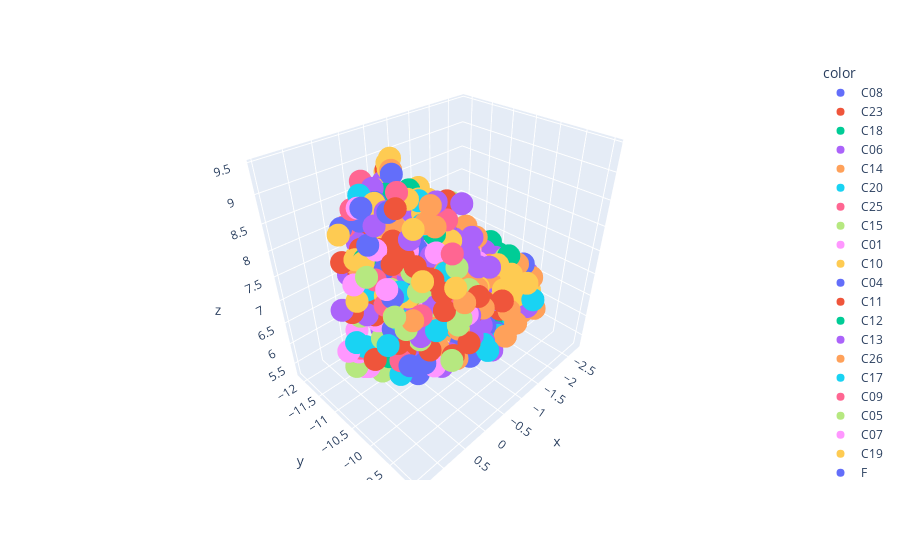

Notebook code for this chart:
### Code cell
fig = px.scatter_3d(x=coo[:, 0], y=coo[:, 1], z=coo[:, 2], color=data_all['category'], hover_name=data_all['side effect'])
fig.show()

### Figure 1 — Plotly figure (JSON) as saved in the notebook; plotly's stock layout.template omitted (floating-point values rounded to 4 significant figures; data arrays with more than 128 entries replaced by an {"elided": "..."} marker saying what was removed)
{"data": [{"hovertemplate": "<b>%{hovertext}</b><br><br>color=C08<br>x=%{x}<br>y=%{y}<br>z=%{z}<extra></extra>", "hovertext": ["atelectasis", "lung edema", "apnea", "acute respiratory distress syndrome", "pneumothorax", "respiratory failure", "pulmonary hypertension", "neumonia", "chronic obstructive airway disease", "aphonia", "pneumonia staphylococcal", "lobar pneumonia", "pleurisy", "hoarseness", "aspiration pneumonia", "asthma", "vocal cord paralysis", "epistaxis", "nasopharyngitis", "rhinitis", "embolism pulmonary", "pleural pain", "cough", "bronchitis", "bronchial spasm", "lung neoplasms", "laryngitis", "pleural effusion", "sinusitis", "sleep apnea", "allergic rhinitis", "dysphonia", "acute bronchitis", "respiratory alkalosis", "choking", "bacterial pneumonia", "tracheitis", "bronchiectasis", "hay fever"], "legendgroup": "C08", "marker": {"color": "#636efa", "symbol": "circle"}, "mode": "markers", "name": "C08", "scene": "scene", "showlegend": true, "type": "scatter3d", "x": [-0.4565, -2.145, -1.78, -2.491, -1.642, -2.626, -0.82, -1.78, -1.446, 0.334, -0.8226, -1.777, 1.132, 0.1122, -1.025, 0.9942, -0.08983, -0.6786, -0.6209, 0.4603, -1.627, -0.3599, -0.3988, 0.03739, -0.1499, -1.149, 0.2866, -2.394, 0.8068, 0.7474, 0.8862, -0.4066, -0.03013, -1.662, -0.5537, -1.286, 0.3059, -0.5494, 1.175], "y": [-9.674, -10.34, -9.749, -11.1, -11.78, -10.43, -9.224, -11.2, -9.451, -10.88, -10.7, -10.93, -9.8, -9.585, -11.55, -10.45, -9.651, -11.75, -10.8, -10.7, -11.71, -11.94, -11.14, -10.63, -10.64, -11.21, -10.48, -10.22, -10.01, -9.516, -10.38, -11.93, -10.05, -10.41, -11.28, -11.35, -9.097, -9.964, -10.54], "z": [6.064, 5.882, 6.17, 6.014, 6.789, 5.907, 6.593, 6.887, 7.649, 6.756, 7.498, 7.074, 8.324, 8.512, 8.376, 7.887, 7.617, 6.499, 7.687, 7.728, 6.742, 7.468, 6.853, 8.047, 7.991, 6.145, 7.975, 5.773, 6.619, 8.401, 8.049, 7.257, 8.245, 6.789, 8.252, 6.137, 7.826, 6.125, 6.78]}, {"hovertemplate": "<b>%{hovertext}</b><br><br>color=C23<br>x=%{x}<br>y=%{y}<br>z=%{z}<extra></extra>", "hovertext": {"elided": "160 str values"}, "legendgroup": "C23", "marker": {"color": "#EF553B", "symbol": "circle"}, "mode": "markers", "name": "C23", "scene": "scene", "showlegend": true, "type": "scatter3d", "x": {"elided": "160 float values"}, "y": {"elided": "160 float values"}, "z": {"elided": "160 float values"}}, {"hovertemplate": "<b>%{hovertext}</b><br><br>color=C18<br>x=%{x}<br>y=%{y}<br>z=%{z}<extra></extra>", "hovertext": ["acidosis", "hyperglycaemia", "hypoglycaemia", "hypomagnesaemia", "blood calcium decreased", "metabolic acidosis", "malnourished", "nephrocalcinosis", "hypokalaemia", "osteoporosis", "osteomalacia", "diabetic acidosis", "diabetes", "iron deficiency anaemia", "dehydration", "elevated cholesterol", "hyperlipaemia", "metabolic encephalopathy", "hypophosphataemia", "renal tubular acidosis", "hypernatraemia", "glucose intolerance", "obesity", "glucosuria", "gouty arthritis", "respiratory alkalosis", "gout", "ketoacidosis", "vitamin d deficiency", "hepatic encephalopathy", "vitamin b 12 deficiency", "hyperphosphatemia"], "legendgroup": "C18", "marker": {"color": "#00cc96", "symbol": "circle"}, "mode": "markers", "name": "C18", "scene": "scene", "showlegend": true, "type": "scatter3d", "x": [-2.614, -0.9992, -0.671, -2.352, -1.349, -2.672, -0.4041, 0.2862, -1.612, 0.9696, 0.9694, -0.4738, -0.5234, -0.6733, -1.251, 0.8907, -0.1722, -1.821, -1.393, -1.687, -1.234, 0.03087, -0.1358, -0.3846, 0.2425, -1.662, 0.5099, -0.4745, 1.051, -2.554, 0.6598, -0.7491], "y": [-11.11, -10.3, -11.73, -10.15, -11.32, -10.93, -11.36, -9.068, -11.01, -10.22, -10.94, -10.9, -10.23, -10.37, -11.43, -10.59, -10.78, -10.26, -11.25, -10.71, -9.644, -10.75, -10.2, -9.711, -8.962, -10.41, -10.49, -11.14, -10.8, -10.82, -10.5, -9.999], "z": [6.835, 5.915, 7.144, 5.692, 5.768, 6.596, 7.511, 7.809, 6.613, 7.066, 6.31, 8.671, 8.163, 8.732, 6.55, 8.311, 8.459, 6.573, 5.706, 6.717, 6.278, 8.414, 8.464, 8.21, 8.179, 6.789, 6.285, 8.751, 6.26, 6.256, 6.26, 6.75]}, {"hovertemplate": "<b>%{hovertext}</b><br><br>color=C06<br>x=%{x}<br>y=%{y}<br>z=%{z}<extra></extra>", "hovertext": ["peliosis", "peritonitis", "adynamic ileus", "appendicitis", "intestinal perforation", "disease of liver", "acute pancreatitis", "haemorrhoids", "esophageal spasm", "erosive gastritis", "gastroenteritis", "duodenal ulcer", "bleeding hemorrhoids", "anal fissure", "cholangitis", "hepatitis", "cholelithiasis", "hepatic neoplasia", "colitis ischemic", "small intestinal obstruction", "diverticulosis", "cholecystitis", "enlarged liver", "mucositis oral", "deglutition disorder", "gastric inflammation", "esophagitis", "proctitis", "pancreatitis", "haematochezia", "fatty liver", "duodenitis", "gastroduodenal ulcer", "hepatic failure", "enteritis", "colitis", "haematemesis", "diverticulitis", "gastric ulcer", "pancreatic cancer", "liver abscess", "portal hypertension", "reflux esophagitis", "hepatitis b", "hepatorenal syndrome", "hepatitis c", "inflammatory bowel disease", "gastric cancer", "volvulus", "hepatic encephalopathy", "esophageal cancer", "enterocolitis", "chronic hepatitis", "pancreatic pseudocyst", "esophageal stenosis"], "legendgroup": "C06", "marker": {"color": "#ab63fa", "symbol": "circle"}, "mode": "markers", "name": "C06", "scene": "scene", "showlegend": true, "type": "scatter3d", "x": [-2.575, -2.618, -1.804, 1.365, -2.551, -2.368, -0.6671, -0.4842, 0.1473, -1.26, -0.1189, -0.5345, -0.02816, 0.3611, -1.824, -2.15, -0.3879, 0.8588, -1.069, -0.1611, 0.08405, -0.6615, -2.255, -0.4519, -1.234, 0.6089, -0.8446, -0.8135, -0.9208, -0.8972, -0.3073, -0.6996, 0.4465, -2.386, -1.371, -0.5789, -1.957, -0.3346, -0.1844, -0.9504, -2.302, -2.423, 0.1157, -1.109, -2.109, -0.5988, -0.4681, -0.7336, 0.9397, -2.554, -0.7698, -2.546, -0.1004, -0.8723, 0.001306], "y": [-10.53, -10.68, -10.41, -10.21, -11.16, -11.6, -10.16, -10.49, -10.69, -10.44, -9.836, -9.774, -9.563, -11.51, -11.17, -11.12, -9.403, -9.733, -9.836, -10.44, -10.32, -9.364, -11.17, -11.37, -11.33, -9.746, -11.44, -11.56, -9.593, -10.52, -10.85, -9.741, -9.68, -10.76, -10.94, -11.43, -10.72, -10.11, -9.409, -10.53, -10.34, -11.1, -9.971, -10.87, -10.61, -10.87, -10.58, -9.607, -10.22, -10.82, -11.04, -10.5, -10.76, -10.17, -10.12], "z": [5.742, 6.327, 6.338, 8.306, 6.134, 6.891, 6.994, 8.591, 7.571, 7.82, 6.248, 6.518, 7.04, 7.94, 6.091, 6.644, 6.993, 6.749, 7.283, 5.9, 6.048, 6.286, 6.32, 5.922, 7.397, 7.178, 7.483, 7.615, 7.116, 7.91, 7.834, 7.074, 8.058, 5.829, 6.275, 6.92, 6.102, 6.6, 6.903, 6.925, 6.044, 6.693, 7.434, 6.986, 5.643, 7.581, 7.068, 6.647, 9.043, 6.256, 7.629, 5.777, 8.63, 7.574, 8.169]}, {"hovertemplate": "<b>%{hovertext}</b><br><br>color=C14<br>x=%{x}<br>y=%{y}<br>z=%{z}<extra></extra>", "hovertext": ["peliosis", "bradycardia", "asystole", "cerebral infarct", "pulmonary hypertension", "arterial pressure nos decreased", "sinus tachycardia", "arterial pressure nos increased", "haemorrhoids", "deep vein thromboses", "bleeding hemorrhoids", "heart attack", "embolism pulmonary", "colitis ischemic", "arteriosclerotic heart disease", "high blood pressure", "arteriosclerosis", "extrasystoles ventricular", "diabetic retinopathy", "aneurysm", "superficial thrombophlebitis", "angiitis", "cardiomyopathy", "cardiac decompensation", "phlebitis", "apoplexy", "transient ischaemic attack", "cerebral haemorrhage", "atherosclerosis", "aortic regurgitation", "pericardial effusion", "cardiac disease", "mitral valve prolapse", "embolism", "sinus bradycardia", "atrial ectopic beats", "phlebothrombosis", "arrhythmia", "angioedema", "sick sinus syndrome", "cardiac failure", "bundle branch block", "atrial flutter", "multiple myeloma", "myocarditis", "endocarditis", "ventricular fibrillation", "cardiac tamponade", "thrombophlebitis", "supraventricular tachycardia", "cor pulmonale", "right heart failure", "subarachnoid haemorrhage", "cerebral ischaemia", "aortic stenosis", "atrioventricular block", "carotid artery stenosis", "essential hypertension", "congenital heart disease", "malignant hypertension", "pericarditis", "aortic aneurysm", "temporal arteritis", "varicose vein", "left ventricular hypertrophy", "splenic infarction", "bradyarrhythmia", "venous insufficiency"], "legendgroup": "C14", "marker": {"color": "#FFA15A", "symbol": "circle"}, "mode": "markers", "name": "C14", "scene": "scene", "showlegend": true, "type": "scatter3d", "x": [-2.575, -2.782, -2.635, -1.743, -0.82, -1.587, -1.598, -0.2805, -0.4842, -0.5367, -0.02816, -1.654, -1.627, -1.069, -1.353, -1.774, -1.273, -2.478, -0.8503, 0.4169, -0.4089, -0.6864, -0.8416, -1.975, -0.5867, -1.516, -1.106, -2.064, -1.487, -1.555, -1.499, -0.636, -0.4985, -1.894, -1.996, -2.292, -0.7254, -1.98, -1.277, -1.705, -2.105, 0.05142, -2.052, -0.9657, -2.121, -2.244, -2.611, -2.368, -1.565, -1.468, -0.2012, -2.285, -2.352, -0.9762, -1.264, -1.997, -1.238, -1.058, -0.8132, -1.545, -1.722, -0.732, -0.273, 0.07941, -1.06, -2.303, -2.368, 0.2061], "y": [-10.53, -10.21, -11.22, -9.462, -9.224, -11.66, -10.11, -11.89, -10.49, -10.87, -9.563, -9.392, -11.71, -9.836, -9.501, -9.716, -10.6, -9.923, -9.359, -9.052, -9.477, -9.956, -10.13, -9.649, -10.26, -9.687, -9.427, -10.65, -9.47, -9.647, -11.22, -11.33, -10.41, -11.02, -9.531, -9.943, -10.28, -9.729, -11.88, -9.602, -10.23, -9.956, -9.511, -9.52, -10.52, -10.78, -11.22, -10.9, -10.79, -11.4, -11.05, -11.22, -10.69, -10.74, -10.5, -9.64, -9.199, -9.21, -10.65, -9.655, -10.2, -9.133, -9.235, -9.771, -11.03, -11.2, -9.957, -9.996], "z": [5.742, 6.208, 6.52, 6.938, 6.593, 7.254, 6.496, 6.924, 8.591, 6.283, 7.04, 7.299, 6.742, 7.283, 7.67, 7.025, 7.971, 6.077, 7.418, 8.12, 7.447, 7.311, 5.829, 6.769, 6.249, 7.458, 7.627, 5.707, 7.483, 6.21, 6.656, 8.061, 8.717, 7.054, 6.392, 6.014, 6.062, 6.139, 7.104, 6.343, 5.632, 6.442, 6.31, 6.385, 6.048, 5.948, 6.424, 6.465, 6.356, 7.217, 7.161, 7.036, 6.178, 6.889, 7.636, 6.514, 7.494, 6.743, 8.096, 7.507, 5.936, 7.252, 6.77, 8.08, 5.775, 6.527, 6.18, 6.545]}, {"hovertemplate": "<b>%{hovertext}</b><br><br>color=C20<br>x=%{x}<br>y=%{y}<br>z=%{z}<extra></extra>", "hovertext": ["drug hypersensitivity", "allergies", "anaphylactic reaction", "idiopathic thrombocytopenic purpura", "asthma", "dermatitis medicamentosa", "arthritis rheumatoid", "transfusion reaction", "multiple sclerosis", "monoclonal gammopathy", "allergic rhinitis", "angioedema", "multiple myeloma", "lymphoma", "temporal arteritis", "serum sickness", "hay fever", "myasthenia gravis", "sjogrens syndrome"], "legendgroup": "C20", "marker": {"color": "#19d3f3", "symbol": "circle"}, "mode": "markers", "name": "C20", "scene": "scene", "showlegend": true, "type": "scatter3d", "x": [-1.343, -0.6266, -1.621, -1.48, 0.9942, -1.62, -0.1556, -1.739, 0.2585, -1.19, 0.8862, -1.277, -0.9657, -1.77, -0.273, -0.522, 1.175, 0.7923, 0.3991], "y": [-11.79, -11.69, -10.93, -11.53, -10.45, -10.39, -10.79, -10.9, -10.35, -10.34, -10.38, -11.88, -9.52, -11.22, -9.235, -10.08, -10.54, -10.38, -10.86], "z": [7.257, 6.716, 5.839, 6.608, 7.887, 5.644, 7.597, 7.021, 8.534, 6.657, 8.049, 7.104, 6.385, 5.902, 6.77, 6.921, 6.78, 7.46, 6.923]}, {"hovertemplate": "<b>%{hovertext}</b><br><br>color=C25<br>x=%{x}<br>y=%{y}<br>z=%{z}<extra></extra>", "hovertext": ["drug hypersensitivity", "dermatitis medicamentosa", "drug addiction", "adverse drug effect", "substance abuse", "serum sickness", "alcoholic intoxication"], "legendgroup": "C25", "marker": {"color": "#FF6692", "symbol": "circle"}, "mode": "markers", "name": "C25", "scene": "scene", "showlegend": true, "type": "scatter3d", "x": [-1.343, -1.62, 0.9119, -0.02929, 0.2749, -0.522, -1.099], "y": [-11.79, -10.39, -10.75, -11.17, -10.53, -10.08, -11.63], "z": [7.257, 5.644, 9.07, 8.208, 9.184, 6.921, 8.205]}, {"hovertemplate": "<b>%{hovertext}</b><br><br>color=C15<br>x=%{x}<br>y=%{y}<br>z=%{z}<extra></extra>", "hovertext": ["thrombocytopenia", "leucocytosis", "anaemia", "haemolytic anaemia", "idiopathic thrombocytopenic purpura", "leucopenia", "thrombotic microangiopathy", "neutropenia", "iron deficiency anaemia", "bone marrow failure", "transfusion reaction", "adenitis", "ecchymoses", "monoclonal gammopathy", "adenopathy", "multiple myeloma", "granuloma", "lymphoma", "sarcoidosis", "agranulocytoses", "aplasia pure red cell", "lymphedema", "splenic infarction"], "legendgroup": "C15", "marker": {"color": "#B6E880", "symbol": "circle"}, "mode": "markers", "name": "C15", "scene": "scene", "showlegend": true, "type": "scatter3d", "x": [-2.526, -1.656, -1.858, -2.658, -1.48, -2.286, -2.084, -2.269, -0.6733, -2.602, -1.739, 0.07815, 0.1974, -1.19, -1.434, -0.9657, -0.05167, -1.77, 0.06638, -2.25, -2.404, 0.3324, -2.303], "y": [-10.65, -10.05, -10.42, -10.89, -11.53, -10.79, -10.56, -10.82, -10.37, -10.79, -10.9, -9.995, -11.17, -10.34, -10.31, -9.52, -10.99, -11.22, -9.534, -10.77, -10.3, -10.75, -11.2], "z": [5.355, 5.896, 5.638, 6.477, 6.608, 5.367, 5.624, 5.31, 8.732, 5.422, 7.021, 7.328, 7.69, 6.657, 5.742, 6.385, 6.959, 5.902, 8.28, 5.381, 6.68, 6.236, 6.527]}, {"hovertemplate": "<b>%{hovertext}</b><br><br>color=C01<br>x=%{x}<br>y=%{y}<br>z=%{z}<extra></extra>", "hovertext": ["peritonitis", "sepsis", "appendicitis", "neumonia", "septic shock", "pneumonia staphylococcal", "lobar pneumonia", "pleurisy", "aspiration pneumonia", "candida infection", "cellulitis", "fungal disease", "mycobacterium tuberculosis infection", "abscess", "nasopharyngitis", "rhinitis", "pleural pain", "herpes zoster", "bronchitis", "osteomyelitis", "bacterial infection", "laryngitis", "sinusitis", "gingivitis", "soft tissue infection", "infection", "herpes simplex", "spondylitis", "acute bronchitis", "streptococcal infection", "aspergillosis", "bacteraemia", "onychomycosis", "bacterial pneumonia", "liver abscess", "pelvic inflammatory disease", "hepatitis b", "erysipelas", "hepatitis c", "eye infection", "ebv infection", "tracheitis", "paronychia", "epidural abscess", "histoplasmosis", "empyema", "cryptococcosis", "pyuria", "mumps", "tinea pedis"], "legendgroup": "C01", "marker": {"color": "#FF97FF", "symbol": "circle"}, "mode": "markers", "name": "C01", "scene": "scene", "showlegend": true, "type": "scatter3d", "x": [-2.618, -2.623, 1.365, -1.78, -2.405, -0.8226, -1.777, 1.132, -1.025, -2.178, 0.2265, -1.637, -0.6567, 0.9573, -0.6209, 0.4603, -0.3599, -0.5529, 0.03739, 0.7924, -1.166, 0.2866, 0.8068, 0.9702, 1.02, -1.966, -0.7107, 0.07238, -0.03013, -1.088, -2.544, -1.966, 0.7353, -1.286, -2.302, 0.5075, -1.109, -2.189, -0.5988, -0.8305, -2.458, 0.3059, -0.2365, -0.1293, -0.3498, -2.171, -1.496, -0.4441, 0.887, 0.006439], "y": [-10.68, -11.18, -10.21, -11.2, -11.47, -10.7, -10.93, -9.8, -11.55, -11.04, -10.67, -11.34, -10.59, -10.93, -10.8, -10.7, -11.94, -9.643, -10.63, -10.55, -11.2, -10.48, -10.01, -10.68, -10.72, -10.69, -11.33, -9.286, -10.05, -11.17, -10.91, -10.81, -10.58, -11.35, -10.34, -10.78, -10.87, -9.663, -10.87, -10.77, -11.36, -9.097, -12.02, -10.81, -10.81, -10.68, -10.47, -9.378, -10.3, -10.37], "z": [6.327, 6.36, 8.306, 6.887, 6.813, 7.498, 7.074, 8.324, 8.376, 6.192, 6.558, 6.19, 7.174, 6.773, 7.687, 7.728, 7.468, 6.411, 8.047, 5.974, 5.794, 7.975, 6.619, 6.12, 6.125, 5.547, 6.542, 8.029, 8.245, 5.815, 5.32, 5.869, 7.207, 6.137, 6.044, 9.242, 6.986, 6.229, 7.581, 7.733, 6.43, 7.826, 7.436, 7.618, 6.462, 6.537, 7.157, 6.621, 8.602, 9.013]}, {"hovertemplate": "<b>%{hovertext}</b><br><br>color=C10<br>x=%{x}<br>y=%{y}<br>z=%{z}<extra></extra>", "hovertext": ["cerebral infarct", "strabismus", "confusion", "encephalopathy", "tremor", "hallucination", "diplopia", "narcolepsy", "optic disc edema", "sleep disorder", "aphonia", "hoarseness", "tinnitus", "muscle spasm", "muscle paresis", "deafness", "vocal cord paralysis", "deafness neurosensory", "aching muscles", "loss of consciousness", "muscle weakness", "insomnia", "paraesthesia", "fainting", "migraine", "fibromyalgia", "ischias", "meningitides", "spinning sensation", "coma", "convulsion", "polyneuropathy", "dysarthria", "apoplexy", "aphasia", "amnesia", "ataxia", "transient ischaemic attack", "cerebral haemorrhage", "facial palsy", "amentia", "metabolic encephalopathy", "encephalitis", "neuralgia", "hemiplegia", "postherpetic neuralgia", "neuritis", "blindness", "multiple sclerosis", "tardive dyskinesia", "sleep apnea", "head injury", "apraxia", "sleep walking", "radiculopathy", "dysphonia", "myelopathy", "dysaesthesia", "movement disorder", "epilepsy", "muscle disorder", "cramp", "light sensitivity", "hemiparesis", "polymyositis", "trigeminal neuralgia", "subarachnoid haemorrhage", "palsies", "cerebral ischaemia", "brain concussion", "diabetic neuropathy", "brain neoplasm", "carotid artery stenosis", "hyperprolactinaemia", "optic neuritis", "eye injury", "scotoma", "hydrocephalus", "dermatomyositis", "hyperaesthesia", "temporal arteritis", "anosmia", "meningioma", "hepatic encephalopathy", "paraplegia", "aseptic meningitis", "causalgia", "epidural abscess", "myasthenia gravis", "tension headache", "neurogenic bladder", "hyperacusia", "cluster headache", "anisocoria", "status epilepticus", "corneal abrasion"], "legendgroup": "C10", "marker": {"color": "#FECB52", "symbol": "circle"}, "mode": "markers", "name": "C10", "scene": "scene", "showlegend": true, "type": "scatter3d", "x": [-1.743, -1.449, -1.503, -1.876, 0.00841, -0.5798, 0.2081, -0.3592, -1.355, 0.9841, 0.334, 0.1122, 0.6063, 0.8895, -0.9241, -1.263, -0.08983, -2.236, 0.06271, -0.9008, -1.23, 0.6577, -0.1499, -0.7915, 0.9841, 1.25, 0.1602, -1.694, -0.06932, -1.856, -1.887, -1.883, -0.643, -1.516, -1.816, 0.3506, -1.874, -1.106, -2.064, 0.2917, -0.09713, -1.821, -1.456, -0.03938, -1.581, -1.206, -1.175, -1.144, 0.2585, -0.09843, 0.7474, -0.004773, -0.7883, 0.867, 1.298, -0.4066, -0.7293, -0.8548, 0.2316, -2.286, -1.771, 0.5909, -0.2939, -0.7034, -1.086, 0.9139, -2.352, -1.302, -0.9762, 0.4907, -0.1139, -0.7467, -1.238, -0.9578, -0.2122, 0.09926, -0.85, -2.051, -1.866, -0.9777, -0.273, -0.4575, -1.429, -2.554, -1.652, -0.1437, 0.2023, -0.1293, 0.7923, 0.148, -0.374, 0.2156, 0.3482, -0.6327, -1.779, 0.1762], "y": [-9.462, -11.31, -11.76, -11.82, -11.57, -9.67, -11.11, -11.57, -9.917, -10.69, -10.88, -9.585, -11.45, -11.21, -10.86, -11.51, -9.651, -10.49, -11.86, -11.88, -9.45, -11.49, -12.02, -11.6, -10.49, -10.06, -10.53, -11.37, -9.52, -9.994, -11.91, -11.72, -11.19, -9.687, -11.9, -11.3, -11.91, -9.427, -10.65, -9.789, -11.17, -10.26, -11.36, -11.06, -9.537, -11.39, -10.06, -11.69, -10.35, -11.1, -9.516, -10.98, -9.32, -10.2, -10.29, -11.93, -11.01, -9.525, -11.23, -11.61, -9.821, -9.903, -12.13, -10.47, -9.918, -10.36, -10.69, -9.45, -10.74, -10.38, -10.42, -11.23, -9.199, -11.44, -9.425, -11.02, -11.84, -10.44, -9.965, -9.482, -9.235, -11.83, -11.26, -10.82, -10.49, -11.21, -11.1, -10.81, -10.38, -10.45, -9.508, -11.46, -10.53, -10.23, -11.83, -9.859], "z": [6.938, 7.454, 7.309, 7.298, 8.729, 7.521, 7.931, 8.958, 5.706, 8.302, 6.756, 8.512, 8.383, 8.455, 7.503, 7.732, 7.617, 6.129, 7.387, 6.912, 6.766, 8.345, 7.588, 7.543, 8.348, 8.449, 7.249, 6.435, 7.325, 7.206, 7.462, 7.04, 8.467, 7.458, 7.489, 8.766, 7.486, 7.627, 5.707, 6.288, 9.314, 6.573, 7.188, 8.232, 6.706, 7.343, 6.684, 6.833, 8.534, 9.411, 8.401, 9.287, 7.54, 7.855, 7.941, 7.257, 8.331, 7.887, 8.539, 6.979, 7.275, 8.276, 7.372, 6.989, 7.334, 7.3, 6.178, 7.053, 6.889, 8.807, 8.737, 8.036, 7.494, 8.52, 7.381, 8.332, 6.693, 6.06, 6.694, 7.179, 6.77, 7.533, 7.111, 6.256, 6.298, 9.194, 9.001, 7.618, 7.46, 9.058, 8.092, 9.025, 8.656, 7.134, 7.544, 8.86]}, {"hovertemplate": "<b>%{hovertext}</b><br><br>color=C04<br>x=%{x}<br>y=%{y}<br>z=%{z}<extra></extra>", "hovertext": ["lipoma", "adenocarcinoma", "breast cancer", "leukaemia", "hepatic neoplasia", "neoplasia", "breast cyst", "lung neoplasms", "acute myeloblastic leukemia", "malignant melanoma", "adenoma", "melanocytic naevus", "multiple myeloma", "basal cell carcinoma", "lymphoma", "ovarian cyst", "cyst", "cancer", "actinic keratosis", "pancreatic cancer", "brain neoplasm", "synovial cyst", "ovarian cancer", "gastric cancer", "haemangioma", "meningioma", "myasthenia gravis", "fibroids", "bladder cancer", "ganglion", "esophageal cancer", "pancreatic pseudocyst"], "legendgroup": "C04", "marker": {"color": "#636efa", "symbol": "circle"}, "mode": "markers", "name": "C04", "scene": "scene", "showlegend": true, "type": "scatter3d", "x": [0.4185, -0.1627, 0.8911, -2.144, 0.8588, -0.4322, 0.8474, -1.149, -2.254, 0.4899, 0.2253, 1.097, -0.9657, -0.4797, -1.77, 0.5459, 0.5931, -0.4372, 0.4334, -0.9504, -0.7467, 0.8771, -0.4675, -0.7336, -0.2997, -1.429, 0.7923, 0.484, -1.175, 0.1375, -0.7698, -0.8723], "y": [-10.06, -10.62, -9.929, -10.42, -9.733, -11.11, -9.911, -11.21, -10.38, -9.805, -10.19, -9.734, -9.52, -10.43, -11.22, -9.895, -10.3, -11.44, -9.584, -10.53, -11.23, -10.06, -11.21, -9.607, -11.04, -11.26, -10.38, -10.72, -9.57, -9.685, -11.04, -10.17], "z": [6.0, 5.917, 6.435, 5.778, 6.749, 6.225, 7.544, 6.145, 5.562, 6.484, 7.77, 8.207, 6.385, 6.773, 5.902, 8.96, 7.028, 7.207, 7.288, 6.925, 8.036, 7.301, 6.394, 6.647, 7.549, 7.111, 7.46, 7.857, 6.784, 8.151, 7.629, 7.574]}, {"hovertemplate": "<b>%{hovertext}</b><br><br>color=C11<br>x=%{x}<br>y=%{y}<br>z=%{z}<extra></extra>", "hovertext": ["strabismus", "diplopia", "optic disc edema", "conjunctivitis", "eye pain", "cataract", "blepharitis", "blepharospasm", "glaucoma", "keratitis sicca", "blindness", "light sensitivity", "dry eye", "blepharoptosis", "eyelid diseases", "optic neuritis", "eye injury", "scotoma", "eye infection", "sjogrens syndrome", "keratitis", "anisocoria", "corneal abrasion", "asthenopia"], "legendgroup": "C11", "marker": {"color": "#EF553B", "symbol": "circle"}, "mode": "markers", "name": "C11", "scene": "scene", "showlegend": true, "type": "scatter3d", "x": [-1.449, 0.2081, -1.355, -0.8238, -0.1357, 0.8385, 0.5719, -0.3447, -0.5793, 0.8461, -1.144, -0.2939, -0.2386, -0.2737, 0.5531, -0.2122, 0.09926, -0.85, -0.8305, 0.3991, -1.219, -0.6327, 0.1762, 1.284], "y": [-11.31, -11.11, -9.917, -11.63, -11.94, -10.12, -10.93, -11.52, -9.169, -10.01, -11.69, -12.13, -10.94, -9.283, -9.875, -9.425, -11.02, -11.84, -10.77, -10.86, -11.33, -10.23, -9.859, -10.47], "z": [7.454, 7.931, 5.706, 6.583, 7.759, 6.994, 7.226, 9.027, 7.517, 8.482, 6.833, 7.372, 7.357, 7.609, 8.37, 7.381, 8.332, 6.693, 7.733, 6.923, 7.366, 7.134, 8.86, 7.619]}, {"hovertemplate": "<b>%{hovertext}</b><br><br>color=C12<br>x=%{x}<br>y=%{y}<br>z=%{z}<extra></extra>", "hovertext": ["bladder inflammation", "bladder retention", "glomerulonephritis", "nephrocalcinosis", "chronic kidney disease", "acute kidney failure", "azotaemia", "incontinence", "pyelonephritis", "benign prostatic hyperplasia", "kidney failure", "nephrolithiasis", "ureteral obstruction", "nephrosclerosis", "diabetic nephropathy", "proteinuria", "enuresis", "nephrotic syndrome", "prostatitis", "hydronephrosis", "renal tubular acidosis", "polyuria", "glucosuria", "nephrogenic diabetes insipidus", "interstitial nephritis", "hepatorenal syndrome", "bladder cancer", "diabetes insipidus", "neurogenic bladder", "pyuria"], "legendgroup": "C12", "marker": {"color": "#00cc96", "symbol": "circle"}, "mode": "markers", "name": "C12", "scene": "scene", "showlegend": true, "type": "scatter3d", "x": [0.2792, -0.6616, -1.539, 0.2862, -1.409, -2.474, -0.03887, -0.641, 0.3467, -1.218, -2.508, 0.0604, 0.4001, -1.82, -2.459, -2.443, -0.2047, -2.252, 0.3692, -0.5812, -1.687, -0.7469, -0.3846, 0.7584, -2.548, -2.109, -1.175, 0.4347, -0.374, -0.4441], "y": [-11.04, -10.14, -10.62, -9.068, -9.258, -10.89, -9.951, -9.512, -9.949, -9.592, -10.64, -10.7, -11.0, -9.607, -10.38, -10.74, -11.44, -10.18, -10.67, -10.97, -10.71, -10.59, -9.711, -10.19, -10.91, -10.61, -9.57, -9.204, -9.508, -9.378], "z": [6.399, 8.801, 5.51, 7.809, 6.874, 6.528, 5.917, 7.951, 6.287, 7.852, 6.397, 6.717, 6.399, 7.206, 6.641, 6.513, 8.879, 5.8, 9.14, 6.12, 6.717, 8.171, 8.21, 9.192, 6.572, 5.643, 6.784, 8.293, 8.092, 6.621]}, {"hovertemplate": "<b>%{hovertext}</b><br><br>color=C13<br>x=%{x}<br>y=%{y}<br>z=%{z}<extra></extra>", "hovertext": ["bladder inflammation", "still birth", "bladder retention", "glomerulonephritis", "nephrocalcinosis", "chronic kidney disease", "acute kidney failure", "azotaemia", "incontinence", "pyelonephritis", "kidney failure", "nephrolithiasis", "ureteral obstruction", "nephrosclerosis", "diabetic nephropathy", "proteinuria", "enuresis", "cervicitis", "nephrotic syndrome", "colpitis", "hydronephrosis", "renal tubular acidosis", "polyuria", "glucosuria", "ovarian cyst", "premature menopause", "pelvic inflammatory disease", "nephrogenic diabetes insipidus", "breakthrough bleeding", "interstitial nephritis", "hepatorenal syndrome", "ovarian cancer", "vaginal discharge", "bladder cancer", "diabetes insipidus", "neurogenic bladder", "uterine bleeding", "pyuria", "breast inflammation"], "legendgroup": "C13", "marker": {"color": "#ab63fa", "symbol": "circle"}, "mode": "markers", "name": "C13", "scene": "scene", "showlegend": true, "type": "scatter3d", "x": [0.2792, -1.705, -0.6616, -1.539, 0.2862, -1.409, -2.474, -0.03887, -0.641, 0.3467, -2.508, 0.0604, 0.4001, -1.82, -2.459, -2.443, -0.2047, 0.6213, -2.252, 1.12, -0.5812, -1.687, -0.7469, -0.3846, 0.5459, 0.8808, 0.5075, 0.7584, 1.416, -2.548, -2.109, -0.4675, -0.2269, -1.175, 0.4347, -0.374, -0.291, -0.4441, 1.006], "y": [-11.04, -10.16, -10.14, -10.62, -9.068, -9.258, -10.89, -9.951, -9.512, -9.949, -10.64, -10.7, -11.0, -9.607, -10.38, -10.74, -11.44, -9.891, -10.18, -10.34, -10.97, -10.71, -10.59, -9.711, -9.895, -11.08, -10.78, -10.19, -10.52, -10.91, -10.61, -11.21, -10.9, -9.57, -9.204, -9.508, -10.31, -9.378, -10.54], "z": [6.399, 6.184, 8.801, 5.51, 7.809, 6.874, 6.528, 5.917, 7.951, 6.287, 6.397, 6.717, 6.399, 7.206, 6.641, 6.513, 8.879, 8.836, 5.8, 7.555, 6.12, 6.717, 8.171, 8.21, 8.96, 7.789, 9.242, 9.192, 7.711, 6.572, 5.643, 6.394, 8.382, 6.784, 8.293, 8.092, 8.905, 6.621, 6.617]}, {"hovertemplate": "<b>%{hovertext}</b><br><br>color=C26<br>x=%{x}<br>y=%{y}<br>z=%{z}<extra></extra>", "hovertext": ["back injury", "sunburn", "laceration", "head injury", "femoral neck fracture", "bruise", "tendinitis", "tympanic membrane perforation", "spinal fracture", "rib fracture", "ankle fracture", "bone fracture", "brain concussion", "eye injury", "tendon injury", "corneal abrasion"], "legendgroup": "C26", "marker": {"color": "#FFA15A", "symbol": "circle"}, "mode": "markers", "name": "C26", "scene": "scene", "showlegend": true, "type": "scatter3d", "x": [-0.08078, -0.5572, 0.3696, -0.004773, -0.5059, -0.3346, 1.209, -0.3201, -0.152, -0.2256, 0.8825, 0.7608, 0.4907, 0.09926, 1.036, 0.1762], "y": [-10.22, -11.78, -9.846, -10.98, -9.844, -9.489, -9.575, -10.13, -9.19, -9.768, -10.82, -10.39, -10.38, -11.02, -9.414, -9.859], "z": [8.958, 7.374, 8.997, 9.287, 7.702, 7.725, 8.029, 8.664, 7.614, 6.108, 8.101, 6.737, 8.807, 8.332, 7.959, 8.86]}, {"hovertemplate": "<b>%{hovertext}</b><br><br>color=C17<br>x=%{x}<br>y=%{y}<br>z=%{z}<extra></extra>", "hovertext": ["erythema", "breast cancer", "alopecia", "sunburn", "cellulitis", "dermatitides", "dermatitis medicamentosa", "erythema multiforme", "bleb", "pyoderma", "arthritis rheumatoid", "breast cyst", "acne rosacea", "decubitus ulcer", "breast dysplasia", "psoriatic arthritis", "herpes simplex", "hyperhidrosis", "gynaecomastia", "angioedema", "onychomycosis", "dermatitis exfoliative", "psoriasis", "contact dermatitis", "actinic keratosis", "galactorrhea", "lichen planus", "hyperpigmentation", "eczema", "erysipelas", "pyoderma gangrenosum", "acne", "paronychia", "dermatomyositis", "polymyalgia rheumatica", "temporal arteritis", "serum sickness", "ganglion", "sjogrens syndrome", "pigmentation disorder", "folliculitis", "connective tissue disease", "breast inflammation", "tinea pedis"], "legendgroup": "C17", "marker": {"color": "#19d3f3", "symbol": "circle"}, "mode": "markers", "name": "C17", "scene": "scene", "showlegend": true, "type": "scatter3d", "x": [-0.8566, 0.8911, 0.003597, -0.5572, 0.2265, -0.5064, -1.62, -1.581, -1.851, -0.8778, -0.1556, 0.8474, 0.8616, -0.9458, 1.434, 0.3184, -0.7107, -0.7409, -1.003, -1.277, 0.7353, -2.624, 1.129, -0.02061, 0.4334, 0.7957, -0.1405, -1.228, -0.7939, -2.189, -1.54, -0.9673, -0.2365, -1.866, -0.2157, -0.273, -0.522, 0.1375, 0.3991, -1.276, -0.7781, 1.197, 1.006, 0.006439], "y": [-10.65, -9.929, -10.8, -11.78, -10.67, -9.329, -10.39, -10.58, -10.4, -11.34, -10.79, -9.911, -9.863, -9.473, -10.22, -9.369, -11.33, -11.79, -11.32, -11.88, -10.58, -10.66, -10.48, -10.33, -9.584, -10.7, -9.767, -9.039, -11.69, -9.663, -11.01, -10.54, -12.02, -9.965, -10.95, -9.235, -10.08, -9.685, -10.86, -9.409, -10.46, -9.789, -10.54, -10.37], "z": [5.856, 6.435, 6.071, 7.374, 6.558, 6.407, 5.644, 5.526, 5.607, 6.445, 7.597, 7.544, 8.1, 6.37, 7.286, 6.736, 6.542, 8.067, 8.205, 7.104, 7.207, 5.973, 6.827, 8.621, 7.288, 9.267, 6.898, 7.249, 7.674, 6.229, 5.777, 6.023, 7.436, 6.694, 6.773, 6.77, 6.921, 8.151, 6.923, 6.577, 6.238, 7.361, 6.617, 9.013]}, {"hovertemplate": "<b>%{hovertext}</b><br><br>color=C09<br>x=%{x}<br>y=%{y}<br>z=%{z}<extra></extra>", "hovertext": ["aphonia", "hoarseness", "tinnitus", "deafness", "vocal cord paralysis", "deafness neurosensory", "epistaxis", "nasopharyngitis", "rhinitis", "spinning sensation", "deglutition disorder", "laryngitis", "sinusitis", "allergic rhinitis", "otitis media", "dysphonia", "ear infection", "tympanic membrane perforation", "labyrinthitis", "hay fever", "hyperacusia"], "legendgroup": "C09", "marker": {"color": "#FF6692", "symbol": "circle"}, "mode": "markers", "name": "C09", "scene": "scene", "showlegend": true, "type": "scatter3d", "x": [0.334, 0.1122, 0.6063, -1.263, -0.08983, -2.236, -0.6786, -0.6209, 0.4603, -0.06932, -1.234, 0.2866, 0.8068, 0.8862, -0.3249, -0.4066, 0.6135, -0.3201, 0.9845, 1.175, 0.2156], "y": [-10.88, -9.585, -11.45, -11.51, -9.651, -10.49, -11.75, -10.8, -10.7, -9.52, -11.33, -10.48, -10.01, -10.38, -10.3, -11.93, -9.716, -10.13, -10.06, -10.54, -11.46], "z": [6.756, 8.512, 8.383, 7.732, 7.617, 6.129, 6.499, 7.687, 7.728, 7.325, 7.397, 7.975, 6.619, 8.049, 7.989, 7.257, 7.609, 8.664, 7.82, 6.78, 9.025]}, {"hovertemplate": "<b>%{hovertext}</b><br><br>color=C05<br>x=%{x}<br>y=%{y}<br>z=%{z}<extra></extra>", "hovertext": ["bursitis", "aching muscles", "arthritis infective", "muscle weakness", "osteoporosis", "arthritis rheumatoid", "osteoarthritis", "fibromyalgia", "myoglobinuria", "osteomalacia", "aching joints", "arthritis", "osteomyelitis", "scoliosis", "rhabdomyolysis", "psoriatic arthritis", "bone inflammation", "arthropathy", "contracture", "spondylitis", "spondylosis", "synovitis", "tendinitis", "bone spur", "musculoskeletal pain", "muscle disorder", "cramp", "polymyositis", "shoulder pain", "gouty arthritis", "gout", "tenosynovitis", "dermatomyositis", "polymyalgia rheumatica", "polyarthritis", "sjogrens syndrome", "sacroiliitis", "bunion"], "legendgroup": "C05", "marker": {"color": "#B6E880", "symbol": "circle"}, "mode": "markers", "name": "C05", "scene": "scene", "showlegend": true, "type": "scatter3d", "x": [0.4743, 0.06271, 0.4554, -1.23, 0.9696, -0.1556, 0.6865, 1.25, -2.676, 0.9694, 0.1232, 1.183, 0.7924, 1.107, -2.767, 0.3184, 1.203, 0.7116, -1.852, 0.07238, 0.7827, -1.312, 1.209, 0.2074, 0.2455, -1.771, 0.5909, -1.086, 0.4158, 0.2425, 0.5099, 0.2798, -1.866, -0.2157, 0.5513, 0.3991, 0.3032, 0.5631], "y": [-10.34, -11.86, -9.075, -9.45, -10.22, -10.79, -10.29, -10.06, -11.1, -10.94, -11.59, -10.43, -10.55, -9.473, -10.45, -9.369, -10.68, -10.3, -11.45, -9.286, -9.564, -9.715, -9.575, -11.7, -10.23, -9.821, -9.903, -9.918, -10.33, -8.962, -10.49, -9.285, -9.965, -10.95, -9.83, -10.86, -9.084, -9.646], "z": [8.729, 7.387, 7.85, 6.766, 7.066, 7.597, 7.821, 8.449, 6.347, 6.31, 7.549, 7.515, 5.974, 7.81, 6.427, 6.736, 6.29, 7.024, 5.932, 8.029, 8.22, 7.704, 8.029, 7.546, 6.591, 7.275, 8.276, 7.334, 8.552, 8.179, 6.285, 7.491, 6.694, 6.773, 7.018, 6.923, 7.805, 8.165]}, {"hovertemplate": "<b>%{hovertext}</b><br><br>color=C07<br>x=%{x}<br>y=%{y}<br>z=%{z}<extra></extra>", "hovertext": ["glossodynia", "nasopharyngitis", "mucositis oral", "facial palsy", "gingivitis", "bruxism", "tooth disease", "salivary gland inflammation", "dental caries", "mouth ulcer", "trigeminal neuralgia", "periodontal disease", "periodontitis", "glossitis", "parotitis", "aphthous stomatitis", "sjogrens syndrome", "mumps"], "legendgroup": "C07", "marker": {"color": "#FF97FF", "symbol": "circle"}, "mode": "markers", "name": "C07", "scene": "scene", "showlegend": true, "type": "scatter3d", "x": [0.008536, -0.6209, -0.4519, 0.2917, 0.9702, 0.9136, 1.087, 1.343, 1.119, 1.1, 0.9139, 1.028, 1.001, -1.221, 0.2254, -0.06107, 0.3991, 0.887], "y": [-11.14, -10.8, -11.37, -9.789, -10.68, -10.6, -10.78, -10.63, -10.7, -10.75, -10.36, -10.8, -10.58, -11.33, -11.02, -11.18, -10.86, -10.3], "z": [6.714, 7.687, 5.922, 6.288, 6.12, 9.151, 6.162, 6.77, 6.554, 6.383, 7.3, 6.144, 6.656, 7.168, 6.335, 7.375, 6.923, 8.602]}, {"hovertemplate": "<b>%{hovertext}</b><br><br>color=C19<br>x=%{x}<br>y=%{y}<br>z=%{z}<extra></extra>", "hovertext": ["hypothyroid", "diabetic acidosis", "diabetic retinopathy", "diabetes", "adrenal insufficiency", "diabetic nephropathy", "hyperparathyroidism", "goiter", "hyperthyroidism", "ovarian cyst", "pancreatic cancer", "diabetic neuropathy", "hyperprolactinaemia", "thyroid disease", "ovarian cancer", "diabetes insipidus", "hypogonadism"], "legendgroup": "C19", "marker": {"color": "#FECB52", "symbol": "circle"}, "mode": "markers", "name": "C19", "scene": "scene", "showlegend": true, "type": "scatter3d", "x": [0.5013, -0.4738, -0.8503, -0.5234, -1.143, -2.459, 0.0176, 1.068, -0.6265, 0.5459, -0.9504, -0.1139, -0.9578, 0.5734, -0.4675, 0.4347, 0.7192], "y": [-11.42, -10.9, -9.359, -10.23, -10.89, -10.38, -10.44, -9.762, -10.85, -9.895, -10.53, -10.42, -11.44, -10.42, -11.21, -9.204, -10.48], "z": [7.757, 8.671, 7.418, 8.163, 7.71, 6.641, 6.394, 7.84, 8.63, 8.96, 6.925, 8.737, 8.52, 7.386, 6.394, 8.293, 9.197]}, {"hovertemplate": "<b>%{hovertext}</b><br><br>color=F<br>x=%{x}<br>y=%{y}<br>z=%{z}<extra></extra>", "hovertext": ["anxiety", "panic disorder", "bipolar disorder", "major depression", "alcohol consumption", "schizoaffective disorder", "borderline personality disorder", "agoraphobia", "conversion disorder"], "legendgroup": "F", "marker": {"color": "#636efa", "symbol": "circle"}, "mode": "markers", "name": "F", "scene": "scene", "showlegend": true, "type": "scatter3d", "x": [0.7949, 0.9674, 0.7793, 0.8804, -0.5945, 0.01561, 0.5872, 0.8453, -0.293], "y": [-11.27, -10.37, -10.11, -10.56, -11.79, -10.94, -10.64, -10.67, -11.03], "z": [8.508, 8.69, 9.222, 9.152, 8.273, 9.242, 9.102, 8.892, 8.598]}, {"hovertemplate": "<b>%{hovertext}</b><br><br>color=C16<br>x=%{x}<br>y=%{y}<br>z=%{z}<extra></extra>", "hovertext": ["renal tubular acidosis", "gouty arthritis", "umbilical hernia", "gout", "congenital heart disease", "birth defect"], "legendgroup": "C16", "marker": {"color": "#EF553B", "symbol": "circle"}, "mode": "markers", "name": "C16", "scene": "scene", "showlegend": true, "type": "scatter3d", "x": [-1.687, 0.2425, 0.6035, 0.5099, -0.8132, 0.4513], "y": [-10.71, -8.962, -9.667, -10.49, -10.65, -9.717], "z": [6.717, 8.179, 8.315, 6.285, 8.096, 6.809]}], "layout": {"legend": {"title": {"text": "color"}, "tracegroupgap": 0}, "margin": {"t": 60}, "scene": {"domain": {"x": [0, 1], "y": [0, 1]}, "xaxis": {"title": {"text": "x"}}, "yaxis": {"title": {"text": "y"}}, "zaxis": {"title": {"text": "z"}}}}}
